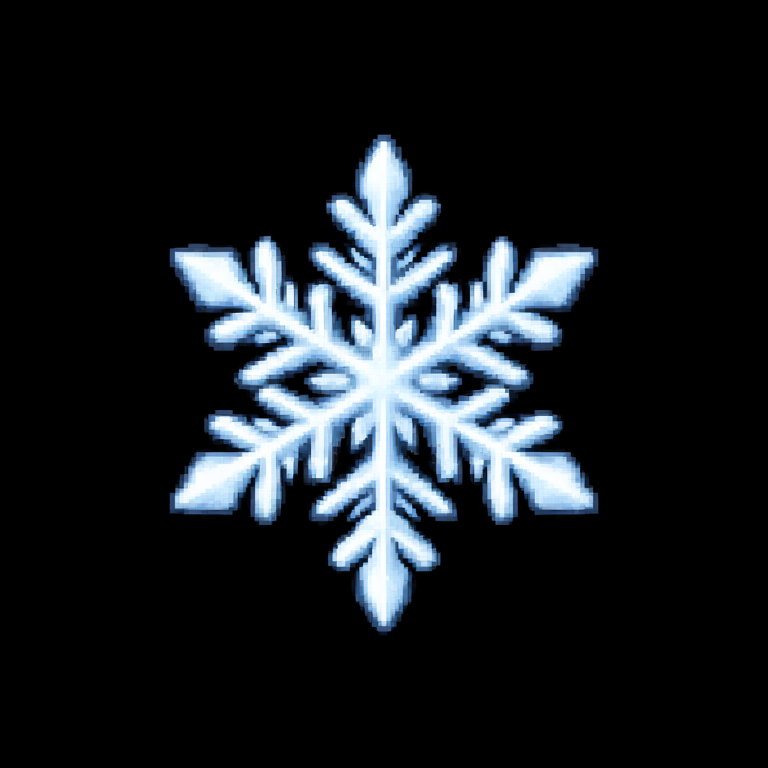
#> input picture art_src/bendiciones/aliento_polar.png, 768 x 768 px, found by its file name; its folder holds only this picture in this run
$ python make_boon_art.py ../art_src/bendiciones/aliento_polar.png
#> lines starting #> are read from the running program, lines starting #| are printed output that depends on the picture
"""Arte de las bendiciones (R-2) y de las recompensas de sala (R-3) del Modo Desafío: pasa las pinturas de Qwen-Image
2.1 de art_src/bendiciones/ y art_src/premios/ al juego (los de premios, todos como ícono: sprites/ui/premios/).
  - banner_<dador>.png (1536x640) -> sprites/ui/bendiciones/<dador>.png (1280 de ancho);
  - <bendición>.png (768x768, un emblema sobre negro) -> sprites/ui/bendiciones/iconos/<bendición>.png: recortado al
    dibujo, con el negro vuelto transparente, a 96x96.
Los prompts y semillas de cada una están en art_src/bendiciones/<nombre>.json.

Uso: python -I -B tools/make_boon_art.py .   (necesita Pillow; después: godot --headless --path . --import)
"""
import os
import sys

from PIL import Image

SIZE = 96


def icon(src, dst):
    im = Image.open(src).convert("RGB")
    px = im.load()
    w, h = im.size
#> w = 768; h = 768
    out = Image.new("RGBA", (w, h))
#> out: PIL image 768x768 RGBA; every value is 0
    po = out.load()
    for y in range(h):
        for x in range(w):
            r, g, b = px[x, y]
            m = max(r, g, b)
            a = 0 if m < 30 else min(255, (m - 30) * 255 // 60)
            po[x, y] = (r, g, b, a)
    box = out.getbbox()
#> box = (169, 134, 599, 635)
    side = max(box[2] - box[0], box[3] - box[1]) + 16
#> side = 517
    cx, cy = (box[0] + box[2]) // 2, (box[1] + box[3]) // 2
#> cx = 384; cy = 384
    sq = Image.new("RGBA", (side, side))
#> sq: PIL image 517x517 RGBA; every value is 0
    sq.paste(out.crop(box), (side // 2 - (cx - box[0]), side // 2 - (cy - box[1])))
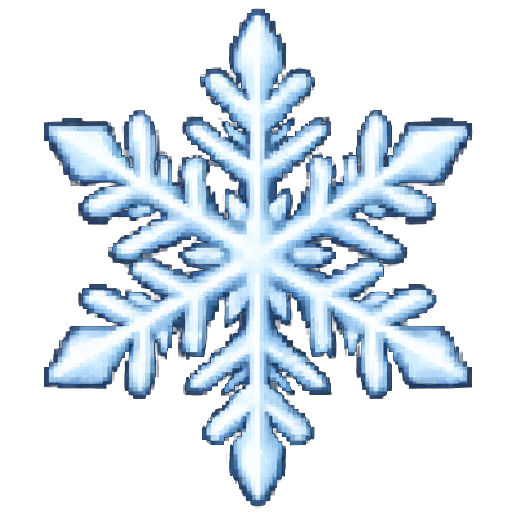
#> sq: PIL image 517x517 RGBA; mean R, G, B, A 58.4, 68.8, 78.4, 92.5; transparent parts drawn white
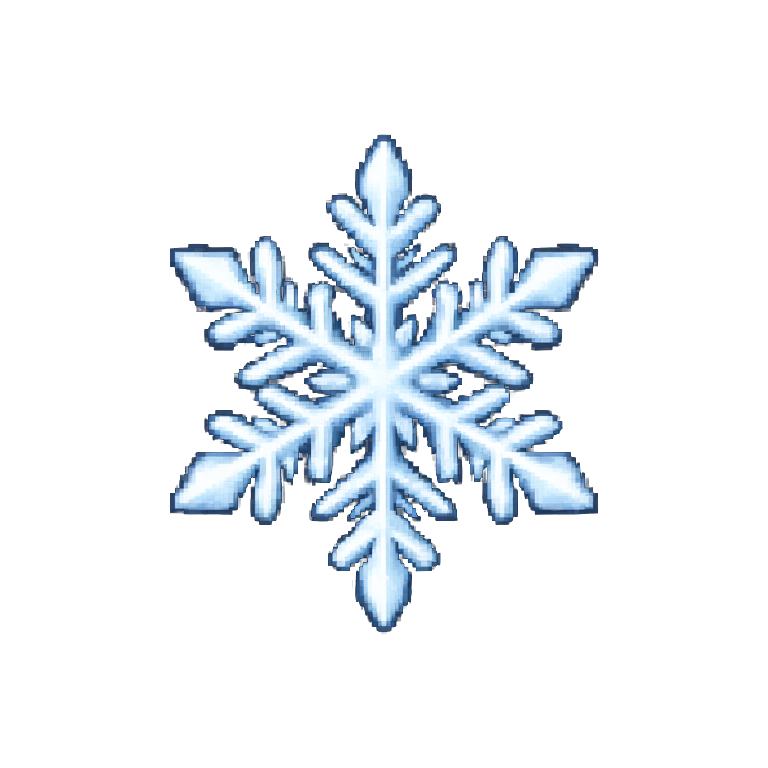
#> out: PIL image 768x768 RGBA; mean R, G, B, A 26.5, 31.2, 35.6, 41.9; transparent parts drawn white
    sq.resize((SIZE, SIZE), Image.LANCZOS).save(dst)
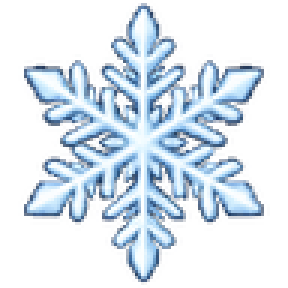
#> saved as aliento_polar.png: PIL image 96x96 RGBA (shown 3 times larger); mean R, G, B, A 62.4, 75.2, 88.2, 92.2; transparent parts drawn white


def main(root):
    src = os.path.join(root, "art_src/bendiciones")
    dst = os.path.join(root, "sprites/ui/bendiciones")
    os.makedirs(os.path.join(dst, "iconos"), exist_ok=True)
    n = 0
    for f in sorted(os.listdir(src)):
        if not f.endswith(".png"):
            continue
        name = f[:-4]
        if name.startswith("banner_"):
            im = Image.open(os.path.join(src, f)).convert("RGB")
            im.resize((1280, round(1280 * im.size[1] / im.size[0])), Image.LANCZOS).save(os.path.join(dst, name[7:] + ".png"))
        else:
            icon(os.path.join(src, f), os.path.join(dst, "iconos", name + ".png"))
        n += 1
    # Recompensas de sala (R-3): art_src/premios/<tipo>.png -> sprites/ui/premios/<tipo>.png (y el arco, puerta.png).
    src = os.path.join(root, "art_src/premios")
    dst = os.path.join(root, "sprites/ui/premios")
    if os.path.isdir(src):
        os.makedirs(dst, exist_ok=True)
        for f in sorted(os.listdir(src)):
            if f.endswith(".png"):
                icon(os.path.join(src, f), os.path.join(dst, f))
                n += 1
    print("%d imagenes" % n)


if __name__ == "__main__":
    main(sys.argv[1])
